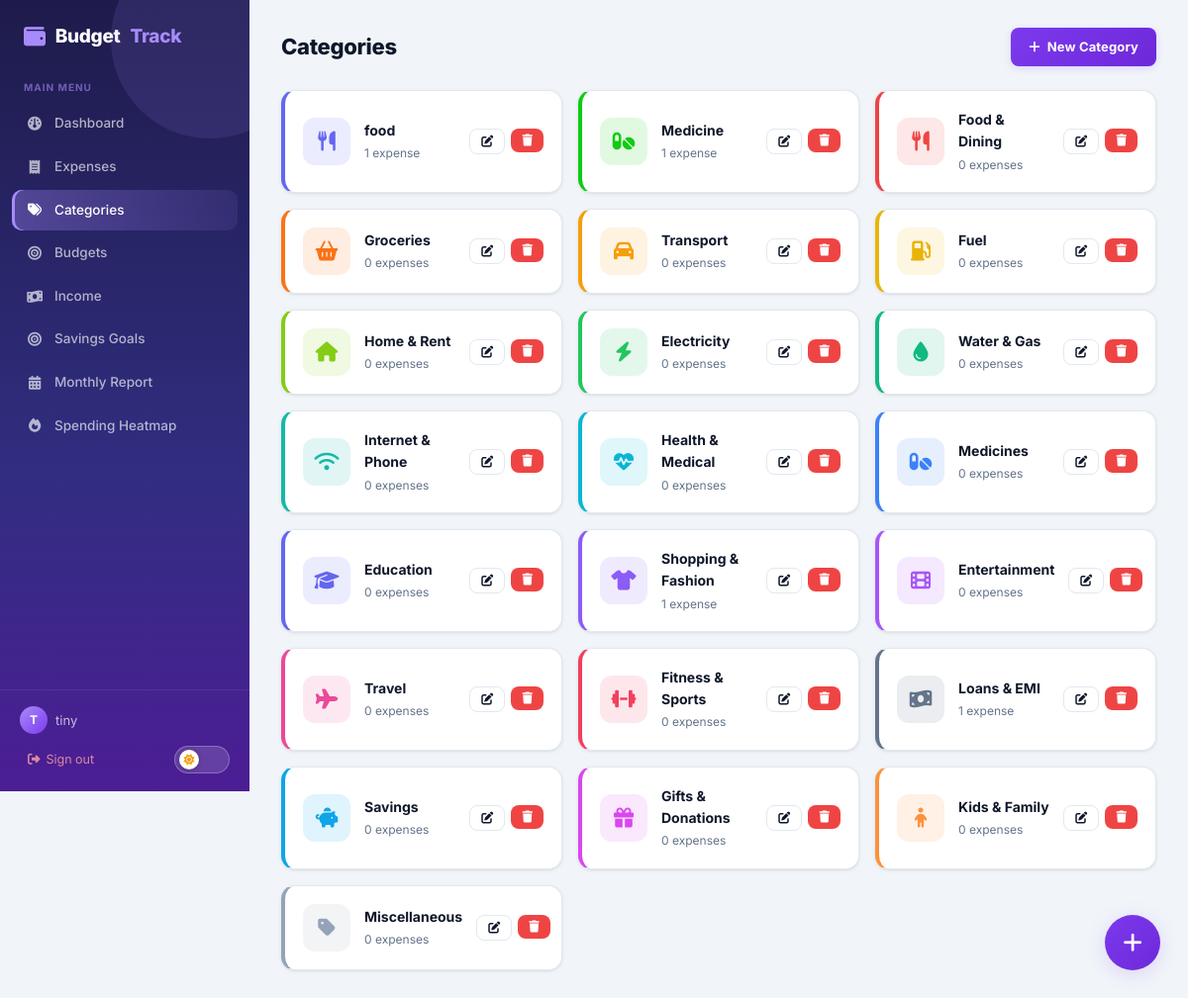
Screenshot of /categories/ (signed in) with the database file from the repository.
### models.py (models this page shows, shortened)
class User(UserMixin, db.Model):
    __tablename__ = "users"
    id = db.Column(db.Integer, primary_key=True)
    username = db.Column(db.String(80), unique=True, nullable=False)
    email = db.Column(db.String(120), unique=True, nullable=False)
    password_hash = db.Column(db.String(256), nullable=False)
    created_at = db.Column(db.DateTime, default=datetime.utcnow)
    categories = db.relationship("Category", backref="user", lazy=True, cascade="all, delete-orphan")
    expenses   = db.relationship("Expense",  backref="user", lazy=True, cascade="all, delete-orphan")
    budgets    = db.relationship("Budget",   backref="user", lazy=True, cascade="all, delete-orphan")
    goals      = db.relationship("SavingsGoal", backref="user", lazy=True, cascade="all, delete-orphan")

class Category(db.Model):
    __tablename__ = "categories"
    id      = db.Column(db.Integer, primary_key=True)
    name    = db.Column(db.String(80), nullable=False)
    color   = db.Column(db.String(7),  default="#6366f1")
    icon    = db.Column(db.String(50), default="tag")
    user_id = db.Column(db.Integer, db.ForeignKey("users.id"), nullable=False)
    expenses = db.relationship("Expense", backref="category", lazy=True)
    budgets  = db.relationship("Budget",  backref="category", lazy=True)
    __table_args__ = (db.UniqueConstraint("name", "user_id"),)

### routes/categories.py (the view)
@categories_bp.route("/")
@login_required
def index():
    categories = Category.query.filter_by(user_id=current_user.id).all()
    return render_template("categories/index.html", categories=categories)

### models.py (called while the page is built)
@login_manager.user_loader
def load_user(user_id):
    return User.query.get(int(user_id))

### templates/categories/index.html (shortened to what this page needs)
{% extends "base.html" %}
{% block content %}
<div class="page-header">
  <h1>Categories</h1>
  <a href="{{ url_for('categories.create') }}" class="btn btn-primary"><i class="fa fa-plus"></i> New Category</a>
</div>
<div class="categories-grid">
  {% for c in categories %}
  <div class="category-card" style="border-left: 4px solid {{ c.color }}">
    <div class="category-icon" style="background:{{ c.color }}20; color:{{ c.color }}">
      <i class="fa fa-{{ c.icon }}"></i>
    </div>
    <div class="category-info">
      <strong>{{ c.name }}</strong>
      <span>{{ c.expenses|length }} expense{{ 's' if c.expenses|length != 1 }}</span>
    </div>
    <div class="category-actions">
      <a href="{{ url_for('categories.edit', id=c.id) }}" class="btn btn-sm btn-outline"><i class="fa fa-edit"></i></a>
      <form method="POST" action="{{ url_for('categories.delete', id=c.id) }}" class="inline-form" onsubmit="return confirm('Delete category?')">
        <button type="submit" class="btn btn-sm btn-danger"><i class="fa fa-trash"></i></button>
      </form>
    </div>
  </div>
  {% else %}
  <div class="empty-state-full" style="grid-column:1/-1">
    <i class="fa fa-tags"></i>
    <span>No categories yet.</span>
    <a href="{{ url_for('categories.create') }}" class="btn btn-primary btn-sm"><i class="fa fa-plus"></i> Create one</a>
  </div>
  {% endfor %}
</div>
{% endblock %}

### templates/base.html (shortened to what this page needs)
<!DOCTYPE html>
<html lang="en" data-theme="light">
<head>
  <link rel="stylesheet" href="https://cdnjs.cloudflare.com/ajax/libs/font-awesome/6.5.0/css/all.min.css"/>
  <link rel="stylesheet" href="{{ url_for('static', filename='css/style.css') }}"/>
</head>
<body>
{% if current_user.is_authenticated %}
<nav class="sidebar" id="sidebar">
  <div class="sidebar-brand">
    <i class="fa fa-wallet"></i> Budget<span>Track</span>
  </div>
  <p class="nav-section-label">Main Menu</p>
  <ul class="nav-links">
    <li><a href="{{ url_for('dashboard.index') }}" class="{{ 'active' if request.endpoint == 'dashboard.index' }}" onclick="closeSidebar()">
      <i class="fa fa-gauge"></i> Dashboard</a></li>
    <li><a href="{{ url_for('expenses.index') }}" class="{{ 'active' if request.blueprint == 'expenses' }}" onclick="closeSidebar()">
      <i class="fa fa-receipt"></i> Expenses</a></li>
    <li><a href="{{ url_for('categories.index') }}" class="{{ 'active' if request.blueprint == 'categories' }}" onclick="closeSidebar()">
      <i class="fa fa-tags"></i> Categories</a></li>
    <li><a href="{{ url_for('budgets.index') }}" class="{{ 'active' if request.blueprint == 'budgets' }}" onclick="closeSidebar()">
      <i class="fa fa-bullseye"></i> Budgets</a></li>
    <li><a href="{{ url_for('salary.index') }}" class="{{ 'active' if request.blueprint == 'salary' }}" onclick="closeSidebar()">
      <i class="fa fa-money-bill-wave"></i> Income</a></li>
    <li><a href="{{ url_for('goals.index') }}" class="{{ 'active' if request.blueprint == 'goals' }}" onclick="closeSidebar()">
      <i class="fa fa-bullseye"></i> Savings Goals</a></li>
    <li><a href="{{ url_for('report.index') }}" class="{{ 'active' if request.endpoint == 'report.index' }}" onclick="closeSidebar()">
      <i class="fa fa-calendar-alt"></i> Monthly Report</a></li>
    <li><a href="{{ url_for('report.heatmap') }}" class="{{ 'active' if request.endpoint == 'report.heatmap' }}" onclick="closeSidebar()">
      <i class="fa fa-fire"></i> Spending Heatmap</a></li>
  </ul>
  <div class="sidebar-footer">
    <div class="user-info">
      <div class="user-avatar">{{ current_user.username[0].upper() }}</div>
      <span>{{ current_user.username }}</span>
    </div>
    <div style="display:flex;align-items:center;justify-content:space-between;margin-top:4px">
      <a href="{{ url_for('auth.logout') }}" class="logout-btn"><i class="fa fa-sign-out-alt"></i> Sign out</a>
      <button class="theme-toggle desktop-theme" id="themeToggleDesktop" title="Toggle dark mode" aria-label="Toggle dark mode">
        <span class="theme-toggle-knob"><i class="fa fa-sun" id="themeIconDesktop"></i></span>
      </button>
    </div>
  </div>
</nav>
<main class="main-content" id="mainContent">
{% endif %}
{% block content %}{% endblock %}
{% if current_user.is_authenticated %}
</main>
<button class="fab" onclick="openQuickAdd()" title="Quick add expense">
  <i class="fa fa-plus"></i>
</button>
{% endif %}
</body>
</html>

### rows the page displays
User: username "T", username "tiny"
Category: name "food", expenses|length "1"
Category: name "Medicine", expenses|length "1"
Category: name "Food & Dining", expenses|length "0", expenses "s"
Category: name "Groceries", expenses|length "0", expenses "s"
Category: name "Transport", expenses|length "0", expenses "s"
Category: name "Fuel", expenses|length "0", expenses "s"
Category: name "Home & Rent", expenses|length "0", expenses "s"
Category: name "Electricity", expenses|length "0", expenses "s"
Category: name "Water & Gas", expenses|length "0", expenses "s"
Category: name "Internet & Phone", expenses|length "0", expenses "s"
Category: name "Health & Medical", expenses|length "0", expenses "s"
Category: name "Medicines", expenses|length "0", expenses "s"
Category: name "Education", expenses|length "0", expenses "s"
Category: name "Shopping & Fashion", expenses|length "1"
Category: name "Entertainment", expenses|length "0", expenses "s"
Category: name "Travel", expenses|length "0", expenses "s"
Category: name "Fitness & Sports", expenses|length "0", expenses "s"
Category: name "Loans & EMI", expenses|length "1"
Category: name "Savings", expenses|length "0", expenses "s"
Category: name "Gifts & Donations", expenses|length "0", expenses "s"
Category: name "Kids & Family", expenses|length "0", expenses "s"
Category: name "Miscellaneous", expenses|length "0", expenses "s"
